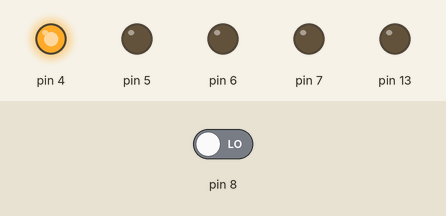
Recording of a sketch running on a simulated Arduino Uno, built with avr-gcc and run on an emulated ATmega328P. Parts: output pins drawn as LEDs (lit = HIGH). The inputs (shaded band) are chosen by the test bench; at power-on: pin 8 LOW. What the sketch prints to the serial monitor is not drawn.

Above: at 0.5 s.
At 1.6 s:
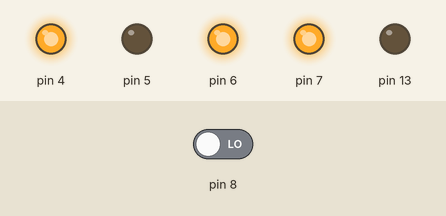
At 3.2 s:
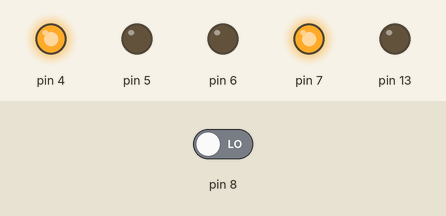
Timing chart, 0 to 4.9 s (numbered marks = the images above):
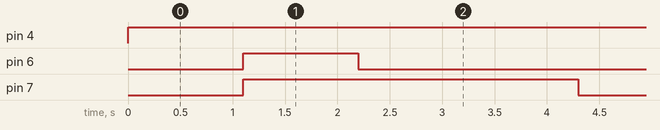

Measured:
- by itself, pin 4: LOW → HIGH at 0.00 s
- by itself, pin 6: alternates HIGH for 1.1 s and LOW for 3.2 s
- by itself, pin 7: alternates HIGH for 3.2 s and LOW for 1.1 s

The sketch:

main.ino
```cpp
int _ABVAR_1_ROT;
int _ABVAR_2_GRUN;
int _ABVAR_3_BLAU;

void setup()
{
  pinMode(13, OUTPUT);
  pinMode(7, OUTPUT);
  Serial.begin(9600);
  _ABVAR_3_BLAU = 0;
  _ABVAR_1_ROT = 0;
  pinMode(5, OUTPUT);
  pinMode(6, OUTPUT);
  _ABVAR_2_GRUN = 0;
  pinMode(4, OUTPUT);
}

void loop()
{
  digitalWrite(4, HIGH);
  digitalWrite(5, LOW);
  digitalWrite(6, LOW);
  digitalWrite(7, LOW);
  _ABVAR_1_ROT = pulseIn(8, LOW);
  Serial.print("Rot");
  Serial.print(_ABVAR_1_ROT);
  Serial.print("     ");
  delay(100);
  digitalWrite(6, HIGH);
  digitalWrite(7, HIGH);
  _ABVAR_2_GRUN = pulseIn(8, LOW);
  Serial.print("Grun");
  Serial.print(_ABVAR_2_GRUN);
  Serial.print("     ");
  delay(100);
  digitalWrite(6, LOW);
  digitalWrite(7, HIGH);
  _ABVAR_3_BLAU = pulseIn(8, LOW);
  Serial.print("Blau");
  Serial.print(_ABVAR_3_BLAU);
  Serial.println("");
  delay(100);
  if (_ABVAR_1_ROT >= 23)
  {
    if (_ABVAR_2_GRUN >= 52)
    {
      if (_ABVAR_3_BLAU >= 34)
      {
        digitalWrite(13, HIGH);
      }
    }
  }
  delay(1000);
  digitalWrite(13, LOW);
}
```
